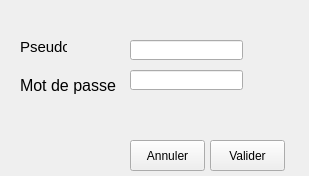
<?xml version="1.0" encoding="UTF-8"?>
<ui version="4.0">
 <class>Inscription</class>
 <widget class="QWidget" name="Inscription">
  <property name="geometry">
   <rect>
    <x>0</x>
    <y>0</y>
    <width>309</width>
    <height>176</height>
   </rect>
  </property>
  <property name="windowTitle">
   <string>Form</string>
  </property>
  <widget class="QPushButton" name="buttonInscription">
   <property name="geometry">
    <rect>
     <x>210</x>
     <y>140</y>
     <width>75</width>
     <height>31</height>
    </rect>
   </property>
   <property name="text">
    <string>Valider</string>
   </property>
  </widget>
  <widget class="QLabel" name="label">
   <property name="geometry">
    <rect>
     <x>20</x>
     <y>40</y>
     <width>47</width>
     <height>13</height>
    </rect>
   </property>
   <property name="font">
    <font>
     <family>Segoe UI</family>
     <pointsize>11</pointsize>
    </font>
   </property>
   <property name="text">
    <string>Pseudo</string>
   </property>
  </widget>
  <widget class="QLabel" name="label_2">
   <property name="geometry">
    <rect>
     <x>20</x>
     <y>70</y>
     <width>101</width>
     <height>31</height>
    </rect>
   </property>
   <property name="font">
    <font>
     <family>Segoe UI</family>
     <pointsize>12</pointsize>
    </font>
   </property>
   <property name="text">
    <string>Mot de passe</string>
   </property>
  </widget>
  <widget class="QLineEdit" name="pseudoLine">
   <property name="geometry">
    <rect>
     <x>130</x>
     <y>40</y>
     <width>113</width>
     <height>20</height>
    </rect>
   </property>
   <property name="echoMode">
    <enum>QLineEdit::Normal</enum>
   </property>
  </widget>
  <widget class="QLineEdit" name="passwordLine">
   <property name="geometry">
    <rect>
     <x>130</x>
     <y>70</y>
     <width>113</width>
     <height>20</height>
    </rect>
   </property>
   <property name="echoMode">
    <enum>QLineEdit::Password</enum>
   </property>
  </widget>
  <widget class="QPushButton" name="buttonCancel">
   <property name="geometry">
    <rect>
     <x>130</x>
     <y>140</y>
     <width>75</width>
     <height>31</height>
    </rect>
   </property>
   <property name="text">
    <string>Annuler</string>
   </property>
  </widget>
 </widget>
 <resources/>
 <connections/>
</ui>
